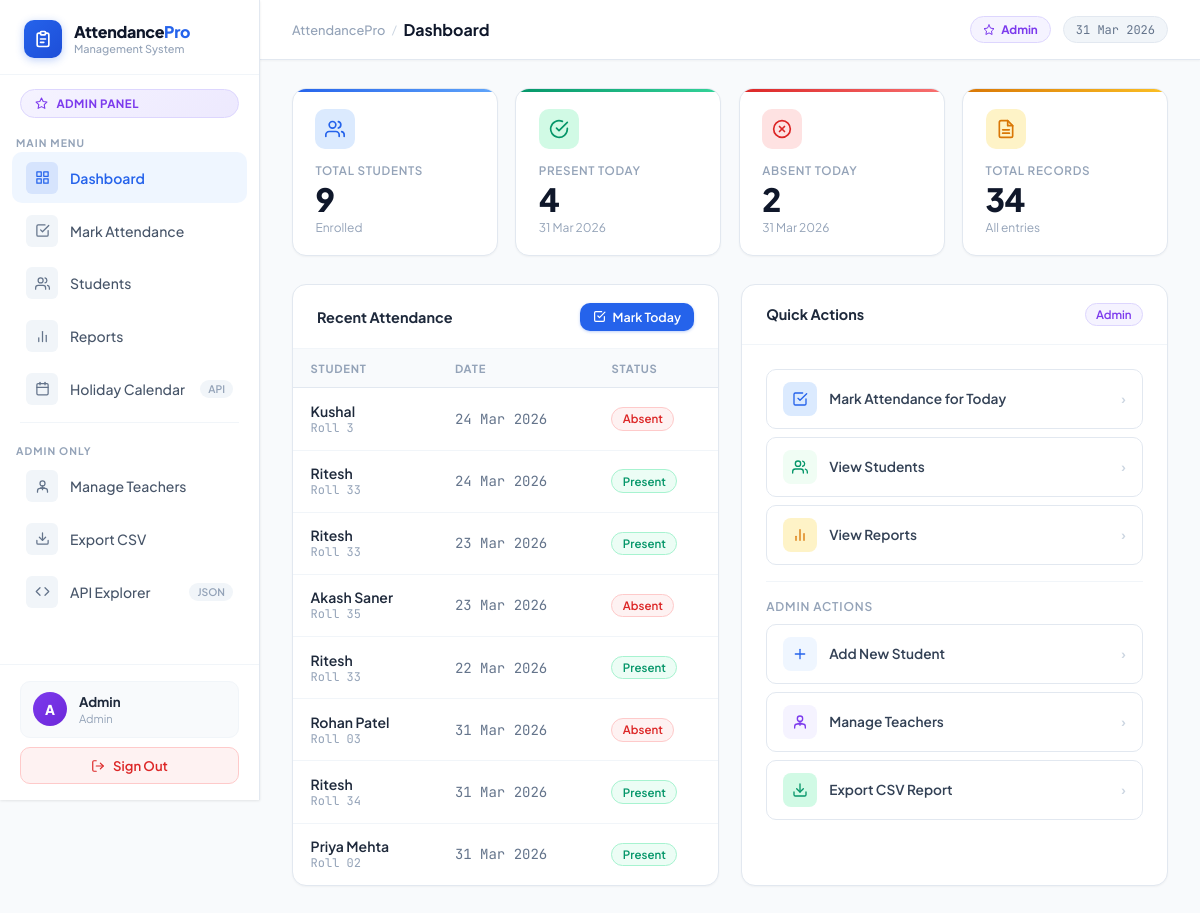
The page /dashboard (signed in) on the database its author committed.
### attendance-system/app.py (models this page shows)
class AttendanceRecord(db.Model):
    id         = db.Column(db.Integer, primary_key=True)
    student_id = db.Column(db.Integer, db.ForeignKey("student.id"), nullable=False)
    date       = db.Column(db.Date, nullable=False)
    status     = db.Column(db.String(10), nullable=False)
    marked_by  = db.Column(db.Integer, db.ForeignKey("user.id"))
    __table_args__ = (db.UniqueConstraint("student_id", "date"),)

class Student(db.Model):
    id         = db.Column(db.Integer, primary_key=True)
    name       = db.Column(db.String(100), nullable=False)
    roll_no    = db.Column(db.String(20), unique=True, nullable=False)
    division   = db.Column(db.String(20), nullable=False)
    email      = db.Column(db.String(120))
    created_at = db.Column(db.DateTime, default=datetime.utcnow)
    records    = db.relationship("AttendanceRecord", backref="student", lazy=True, cascade="all, delete-orphan")

### attendance-system/app.py (the view)
@app.route("/dashboard")
@login_required
def dashboard():
    today         = date.today()
    total_students= Student.query.count()
    present_today = AttendanceRecord.query.filter_by(date=today, status="Present").count()
    absent_today  = AttendanceRecord.query.filter_by(date=today, status="Absent").count()
    total_records = AttendanceRecord.query.count()
    recent_records= (
        db.session.query(AttendanceRecord, Student)
        .join(Student).order_by(AttendanceRecord.id.desc()).limit(8).all()
    )
    return render_template("dashboard.html",
        total_students=total_students, present_today=present_today,
        absent_today=absent_today, total_records=total_records,
        recent_records=recent_records, today=today,
    )

### attendance-system/app.py (called while the page is built)
@app.context_processor
def inject_now():
    return {"now": datetime.utcnow()}

def login_required(f):
    @wraps(f)
    def decorated(*args, **kwargs):
        if "user_id" not in session:
            return redirect(url_for("login"))
        return f(*args, **kwargs)
    return decorated

### attendance-system/templates/dashboard.html (shortened to what this page needs)
{% extends "base.html" %}
{% block page_title %}Dashboard{% endblock %}
{% block content %}
<div class="stats-grid">
  <div class="stat-card blue">
    <div class="stat-icon-wrap">
      <svg viewBox="0 0 24 24"><path d="M17 21v-2a4 4 0 00-4-4H5a4 4 0 00-4 4v2"/><circle cx="9" cy="7" r="4"/><path d="M23 21v-2a4 4 0 00-3-3.87M16 3.13a4 4 0 010 7.75"/></svg>
    </div>
    <div class="stat-label">Total Students</div>
    <div class="stat-value">{{ total_students }}</div>
    <div class="stat-sub">Enrolled</div>
  </div>
  <div class="stat-card green">
    <div class="stat-icon-wrap">
      <svg viewBox="0 0 24 24"><path d="M22 11.08V12a10 10 0 11-5.93-9.14"/><polyline points="22 4 12 14.01 9 11.01"/></svg>
    </div>
    <div class="stat-label">Present Today</div>
    <div class="stat-value">{{ present_today }}</div>
    <div class="stat-sub">{{ today.strftime('%d %b %Y') }}</div>
  </div>
  <div class="stat-card red">
    <div class="stat-icon-wrap">
      <svg viewBox="0 0 24 24"><circle cx="12" cy="12" r="10"/><line x1="15" y1="9" x2="9" y2="15"/><line x1="9" y1="9" x2="15" y2="15"/></svg>
    </div>
    <div class="stat-label">Absent Today</div>
    <div class="stat-value">{{ absent_today }}</div>
    <div class="stat-sub">{{ today.strftime('%d %b %Y') }}</div>
  </div>
  <div class="stat-card amber">
    <div class="stat-icon-wrap">
      <svg viewBox="0 0 24 24"><path d="M14 2H6a2 2 0 00-2 2v16a2 2 0 002 2h12a2 2 0 002-2V8z"/><polyline points="14 2 14 8 20 8"/><line x1="16" y1="13" x2="8" y2="13"/><line x1="16" y1="17" x2="8" y2="17"/></svg>
    </div>
    <div class="stat-label">Total Records</div>
    <div class="stat-value">{{ total_records }}</div>
    <div class="stat-sub">All entries</div>
  </div>
</div>
<div class="grid-2">
  <div class="card">
    <div class="card-header">
      <span class="card-title">Recent Attendance</span>
      <a href="{{ url_for('attendance') }}" class="btn btn-primary btn-sm">
        <svg viewBox="0 0 24 24"><path d="M9 11l3 3L22 4"/><path d="M21 12v7a2 2 0 01-2 2H5a2 2 0 01-2-2V5a2 2 0 012-2h11"/></svg>
        Mark Today
      </a>
    </div>
    <div class="table-wrap">
      <table>
        <thead><tr><th>Student</th><th>Date</th><th>Status</th></tr></thead>
        <tbody>
          {% if recent_records %}
            {% for rec, stu in recent_records %}
            <tr>
              <td>
                <div class="font-semibold" style="color:var(--gray-800)">{{ stu.name }}</div>
                <div class="text-xs text-muted font-mono">Roll {{ stu.roll_no }}</div>
              </td>
              <td class="font-mono text-sm text-gray">{{ rec.date.strftime('%d %b %Y') }}</td>
              <td>
                {% if rec.status == 'Present' %}
                  <span class="badge badge-green">Present</span>
                {% else %}
                  <span class="badge badge-red">Absent</span>
                {% endif %}
              </td>
            </tr>
            {% endfor %}
          {% endif %}
        </tbody>
      </table>
    </div>
  </div>
  <div class="card">
    <div class="card-header">
      <span class="card-title">Quick Actions</span>
      <span class="badge {{ 'badge-purple' if session.role == 'admin' else 'badge-blue' }}">
        {{ 'Admin' if session.role == 'admin' else 'Teacher' }}
      </span>
    </div>
    <div class="card-body" style="display:flex;flex-direction:column;gap:.5rem">
      <a href="{{ url_for('attendance') }}" class="action-btn">
        <div class="action-icon" style="background:#dbeafe"><svg style="stroke:var(--primary)" viewBox="0 0 24 24"><path d="M9 11l3 3L22 4"/><path d="M21 12v7a2 2 0 01-2 2H5a2 2 0 01-2-2V5a2 2 0 012-2h11"/></svg></div>
        Mark Attendance for Today
        <span class="action-arrow">›</span>
      </a>
      <a href="{{ url_for('students') }}" class="action-btn">
        <div class="action-icon" style="background:#f0fdf4"><svg style="stroke:var(--success)" viewBox="0 0 24 24"><path d="M17 21v-2a4 4 0 00-4-4H5a4 4 0 00-4 4v2"/><circle cx="9" cy="7" r="4"/><path d="M23 21v-2a4 4 0 00-3-3.87M16 3.13a4 4 0 010 7.75"/></svg></div>
        View Students
        <span class="action-arrow">›</span>
      </a>
      <a href="{{ url_for('reports') }}" class="action-btn">
        <div class="action-icon" style="background:#fef3c7"><svg style="stroke:var(--warning)" viewBox="0 0 24 24"><line x1="18" y1="20" x2="18" y2="10"/><line x1="12" y1="20" x2="12" y2="4"/><line x1="6" y1="20" x2="6" y2="14"/></svg></div>
        View Reports
        <span class="action-arrow">›</span>
      </a>
      {% if session.role == 'admin' %}
      <div class="section-divider"></div>
      <div class="text-xs text-muted font-semibold" style="text-transform:uppercase;letter-spacing:.07em;padding:.1rem 0">Admin Actions</div>
      <a href="{{ url_for('add_student') }}" class="action-btn">
        <div class="action-icon" style="background:var(--primary-light)"><svg style="stroke:var(--primary)" viewBox="0 0 24 24"><line x1="12" y1="5" x2="12" y2="19"/><line x1="5" y1="12" x2="19" y2="12"/></svg></div>
        Add New Student
        <span class="action-arrow">›</span>
      </a>
      <a href="{{ url_for('teachers') }}" class="action-btn">
        <div class="action-icon" style="background:var(--purple-light)"><svg style="stroke:var(--purple)" viewBox="0 0 24 24"><path d="M20 21v-2a4 4 0 00-4-4H8a4 4 0 00-4 4v2"/><circle cx="12" cy="7" r="4"/><line x1="12" y1="11" x2="12" y2="17"/><line x1="9" y1="14" x2="15" y2="14"/></svg></div>
        Manage Teachers
        <span class="action-arrow">›</span>
      </a>
      <a href="{{ url_for('export_csv') }}" class="action-btn">
        <div class="action-icon" style="background:#d1fae5"><svg style="stroke:var(--success)" viewBox="0 0 24 24"><path d="M21 15v4a2 2 0 01-2 2H5a2 2 0 01-2-2v-4"/><polyline points="7 10 12 15 17 10"/><line x1="12" y1="15" x2="12" y2="3"/></svg></div>
        Export CSV Report
        <span class="action-arrow">›</span>
      </a>
      {% endif %}
    </div>
  </div>
</div>
{% endblock %}

### attendance-system/templates/base.html (shortened to what this page needs)
<!DOCTYPE html>
<html lang="en">
<head>
</head>
<body>
{% if session.user_id %}
<aside class="sidebar">
  <div class="sidebar-header">
    <a href="{{ url_for('dashboard') }}" class="logo-link">
      <div class="logo-mark">
        <svg viewBox="0 0 24 24"><path d="M9 5H7a2 2 0 00-2 2v12a2 2 0 002 2h10a2 2 0 002-2V7a2 2 0 00-2-2h-2"/><rect x="9" y="3" width="6" height="4" rx="1"/><path d="M9 12h6M9 16h4"/></svg>
      </div>
      <div class="logo-text-wrap">
        <div class="logo-name">Attendance<span>Pro</span></div>
        <div class="logo-sub">Management System</div>
      </div>
    </a>
  </div>
  <div class="role-pill {{ session.role }}">
    {% if session.role == 'admin' %}
    <svg viewBox="0 0 24 24" fill="none" stroke="currentColor" stroke-width="2" stroke-linecap="round" stroke-linejoin="round"><path d="M12 2l3.09 6.26L22 9.27l-5 4.87 1.18 6.88L12 17.77l-6.18 3.25L7 14.14 2 9.27l6.91-1.01L12 2z"/></svg>
    ADMIN PANEL
    {% else %}
    <svg viewBox="0 0 24 24" fill="none" stroke="currentColor" stroke-width="2" stroke-linecap="round" stroke-linejoin="round"><path d="M20 21v-2a4 4 0 00-4-4H8a4 4 0 00-4 4v2"/><circle cx="12" cy="7" r="4"/></svg>
    TEACHER PANEL
    {% endif %}
  </div>
  <div style="flex:1;overflow-y:auto;padding-bottom:1rem">
    <div class="nav-section">Main Menu</div>
    <div class="sidebar-nav">
      <a href="{{ url_for('dashboard') }}" class="nav-item {{ 'active' if request.endpoint == 'dashboard' }}">
        <div class="nav-icon">
          <svg viewBox="0 0 24 24"><rect x="3" y="3" width="7" height="7"/><rect x="14" y="3" width="7" height="7"/><rect x="3" y="14" width="7" height="7"/><rect x="14" y="14" width="7" height="7"/></svg>
        </div>
        <span class="nav-label">Dashboard</span>
      </a>
      <a href="{{ url_for('attendance') }}" class="nav-item {{ 'active' if request.endpoint == 'attendance' }}">
        <div class="nav-icon">
          <svg viewBox="0 0 24 24"><path d="M9 11l3 3L22 4"/><path d="M21 12v7a2 2 0 01-2 2H5a2 2 0 01-2-2V5a2 2 0 012-2h11"/></svg>
        </div>
        <span class="nav-label">Mark Attendance</span>
      </a>
      <a href="{{ url_for('students') }}" class="nav-item {{ 'active' if request.endpoint in ['students','add_student','edit_student'] }}">
        <div class="nav-icon">
          <svg viewBox="0 0 24 24"><path d="M17 21v-2a4 4 0 00-4-4H5a4 4 0 00-4 4v2"/><circle cx="9" cy="7" r="4"/><path d="M23 21v-2a4 4 0 00-3-3.87M16 3.13a4 4 0 010 7.75"/></svg>
        </div>
        <span class="nav-label">Students</span>
      </a>
      <a href="{{ url_for('reports') }}" class="nav-item {{ 'active' if request.endpoint == 'reports' }}">
        <div class="nav-icon">
          <svg viewBox="0 0 24 24"><line x1="18" y1="20" x2="18" y2="10"/><line x1="12" y1="20" x2="12" y2="4"/><line x1="6" y1="20" x2="6" y2="14"/></svg>
        </div>
        <span class="nav-label">Reports</span>
      </a>
      <a href="{{ url_for('holidays') }}" class="nav-item {{ 'active' if request.endpoint == 'holidays' }}">
        <div class="nav-icon">
          <svg viewBox="0 0 24 24"><rect x="3" y="4" width="18" height="18" rx="2"/><line x1="16" y1="2" x2="16" y2="6"/><line x1="8" y1="2" x2="8" y2="6"/><line x1="3" y1="10" x2="21" y2="10"/></svg>
        </div>
        <span class="nav-label">Holiday Calendar</span>
        <span class="nav-chip">API</span>
      </a>
    </div>
    {% if session.role == 'admin' %}
    <div class="nav-divider"></div>
    <div class="nav-section">Admin Only</div>
    <div class="sidebar-nav">
      <a href="{{ url_for('teachers') }}" class="nav-item {{ 'active admin-active' if request.endpoint in ['teachers','add_teacher','edit_teacher'] }}">
        <div class="nav-icon">
          <svg viewBox="0 0 24 24"><path d="M20 21v-2a4 4 0 00-4-4H8a4 4 0 00-4 4v2"/><circle cx="12" cy="7" r="4"/><line x1="12" y1="11" x2="12" y2="17"/><line x1="9" y1="14" x2="15" y2="14"/></svg>
        </div>
        <span class="nav-label">Manage Teachers</span>
      </a>
      <a href="{{ url_for('export_csv') }}" class="nav-item">
        <div class="nav-icon">
          <svg viewBox="0 0 24 24"><path d="M21 15v4a2 2 0 01-2 2H5a2 2 0 01-2-2v-4"/><polyline points="7 10 12 15 17 10"/><line x1="12" y1="15" x2="12" y2="3"/></svg>
        </div>
        <span class="nav-label">Export CSV</span>
      </a>
      <a href="/api/students" target="_blank" class="nav-item">
        <div class="nav-icon">
          <svg viewBox="0 0 24 24"><polyline points="16 18 22 12 16 6"/><polyline points="8 6 2 12 8 18"/></svg>
        </div>
        <span class="nav-label">API Explorer</span>
        <span class="nav-chip">JSON</span>
      </a>
    </div>
    {% endif %}
  </div>
  <div class="sidebar-footer">
    <div class="user-block">
      <div class="user-ava {{ session.role }}">{{ session.name[0].upper() }}</div>
      <div>
        <div class="user-info-name">{{ session.name }}</div>
        <div class="user-info-role">{{ session.role }}</div>
      </div>
    </div>
    <a href="{{ url_for('logout') }}" class="btn-logout">
      <svg viewBox="0 0 24 24"><path d="M9 21H5a2 2 0 01-2-2V5a2 2 0 012-2h4"/><polyline points="16 17 21 12 16 7"/><line x1="21" y1="12" x2="9" y2="12"/></svg>
      Sign Out
    </a>
  </div>
</aside>
{% endif %}
<div class="main">
  {% if session.user_id %}
  <div class="topbar">
    <div class="topbar-left">
      <div class="breadcrumb">
        <span class="breadcrumb-item">AttendancePro</span>
        <span class="breadcrumb-sep">/</span>
        <span class="page-heading">{% block page_title %}{% endblock %}</span>
      </div>
    </div>
    <div class="topbar-right">
      <div class="topbar-role-pill {{ session.role }}">
        {% if session.role == 'admin' %}
        <svg viewBox="0 0 24 24"><path d="M12 2l3.09 6.26L22 9.27l-5 4.87 1.18 6.88L12 17.77l-6.18 3.25L7 14.14 2 9.27l6.91-1.01L12 2z"/></svg>
        Admin
        {% else %}
        <svg viewBox="0 0 24 24"><path d="M20 21v-2a4 4 0 00-4-4H8a4 4 0 00-4 4v2"/><circle cx="12" cy="7" r="4"/></svg>
        Teacher
        {% endif %}
      </div>
      <span class="topbar-date">{{ now.strftime('%d %b %Y') }}</span>
    </div>
  </div>
  {% endif %}
  <div class="content">
    {% block content %}{% endblock %}
  </div>
</div>
</body>
</html>

### attendance-system/templates/dashboard.html (style rules this page uses)
.grid-2 { display:grid;grid-template-columns:1fr 1fr;gap:1.4rem }
.action-btn { display:flex;align-items:center;gap:.75rem;padding:.75rem 1rem;border-radius:var(--radius);text-decoration:none;font-size:.855rem;font-weight:600;transition:all .15s;border:1px solid var(--gray-200);color:var(--gray-700);background:var(--white) }
.action-btn .action-icon { width:34px;height:34px;border-radius:8px;display:flex;align-items:center;justify-content:center;flex-shrink:0 }
.action-btn .action-icon svg { width:16px;height:16px;fill:none;stroke-width:2;stroke-linecap:round;stroke-linejoin:round }
.action-btn .action-arrow { margin-left:auto;color:var(--gray-300) }
.section-divider { height:1px;background:var(--gray-100);margin:.5rem 0 }

### rows shown on the page
AttendanceRecord: name "Kushal", roll_no "3", date "24 Mar 2026", status "Absent"
AttendanceRecord: name "Ritesh", roll_no "33", date "24 Mar 2026", status "Present"
AttendanceRecord: name "Ritesh", roll_no "33", date "23 Mar 2026", status "Present"
AttendanceRecord: name "Akash Saner", roll_no "35", date "23 Mar 2026", status "Absent"
AttendanceRecord: name "Ritesh", roll_no "33", date "22 Mar 2026", status "Present"
AttendanceRecord: name "Rohan Patel", roll_no "03", date "31 Mar 2026", status "Absent"
AttendanceRecord: name "Ritesh", roll_no "34", date "31 Mar 2026", status "Present"
AttendanceRecord: name "Priya Mehta", roll_no "02", date "31 Mar 2026", status "Present"

### other values the page prints
{{ session.name[0].upper() }} "A"
{{ session.name }} "Admin"
{{ session.role }} "Admin"
{{ total_students }} "9"
{{ present_today }} "4"
{{ absent_today }} "2"
{{ total_records }} "34"
{{ 'Admin' if session.role == 'admin' else 'Teacher' }} "Admin"
